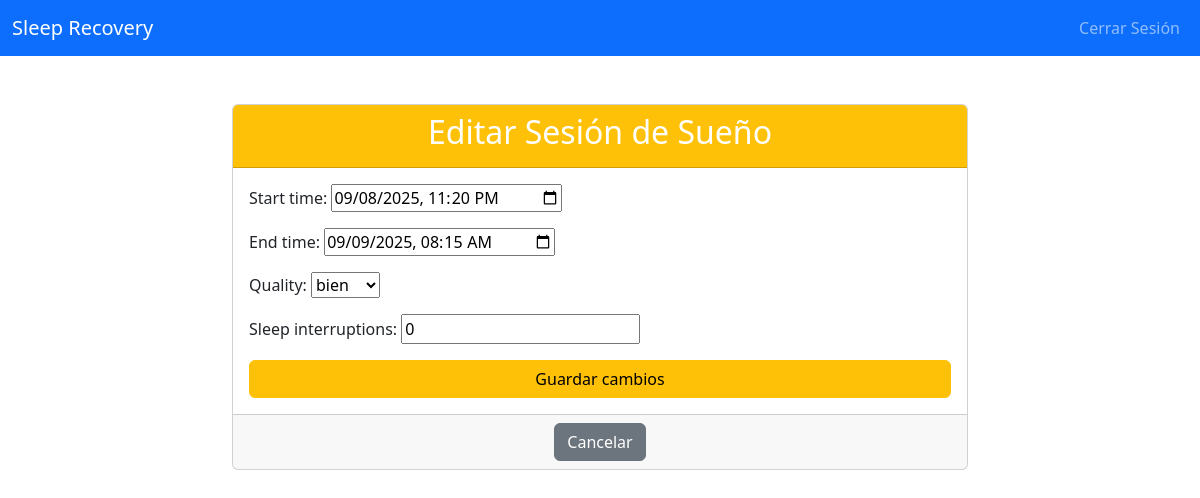
The app's page /edit-sleep-session/4/ (signed in) with its own data.
### users/models.py (models this page shows, shortened)
class SleepSession(models.Model):
    user = models.ForeignKey(User, on_delete=models.CASCADE)
    start_time = models.DateTimeField()
    end_time = models.DateTimeField()
    duration = models.IntegerField() # Duration in minutes
    quality = models.ForeignKey(SleepQualityOption, on_delete=models.SET_NULL, null=True)
    sleep_interruptions = models.IntegerField(default=0, null=True, blank=True)
    sleep_stage_data = models.JSONField(null=True, blank=True)
    recorded_at = models.DateTimeField(auto_now_add=True)

### users/views.py (the view)
# urls.py: path('edit-sleep-session/<int:session_id>/', views.edit_sleep_session, name='edit_sleep_session'),
@login_required
def edit_sleep_session(request, session_id):
    sleep_session = get_object_or_404(SleepSession, pk=session_id, user=request.user)
    if request.method == 'POST':
        form = SleepSessionEditForm(request.POST, instance=sleep_session) # Cambiado
        if form.is_valid():
            form.save()
            return redirect('dashboard')
    else:
        form = SleepSessionEditForm(instance=sleep_session) # Cambiado
    context = {'form': form}
    return render(request, 'users/edit_sleep_session.html', context)

### users/forms.py
class SleepSessionEditForm(forms.ModelForm):
    class Meta:
        model = SleepSession
        fields = ['start_time', 'end_time', 'quality', 'sleep_interruptions']
        widgets = {
            'start_time': forms.DateTimeInput(attrs={'type': 'datetime-local'}),
            'end_time': forms.DateTimeInput(attrs={'type': 'datetime-local'}),
        }

### users/models.py (called while the page is built)
    def __str__(self):
        return self.quality_label

### users/templates/users/edit_sleep_session.html (shortened to what this page needs)
{% extends 'users/base.html' %}
{% block content %}
<div class="container mt-5">
    <div class="row justify-content-center">
        <div class="col-md-8">
            <div class="card">
                <div class="card-header text-center bg-warning text-white">
                    <h2>Editar Sesión de Sueño</h2>
                </div>
                <div class="card-body">
                    <form method="post">
                        {{ form.as_p }}
                        <div class="d-grid gap-2">
                            <button type="submit" class="btn btn-warning">Guardar cambios</button>
                        </div>
                    </form>
                </div>
                <div class="card-footer text-center">
                    <a href="{% url 'dashboard' %}" class="btn btn-secondary">Cancelar</a>
                </div>
            </div>
        </div>
    </div>
</div>
{% endblock %}

### records on screen
SleepSession: start_time "09/08/2025 23:20", end_time "09/09/2025 08:15", quality "bien", sleep_interruptions "0"
